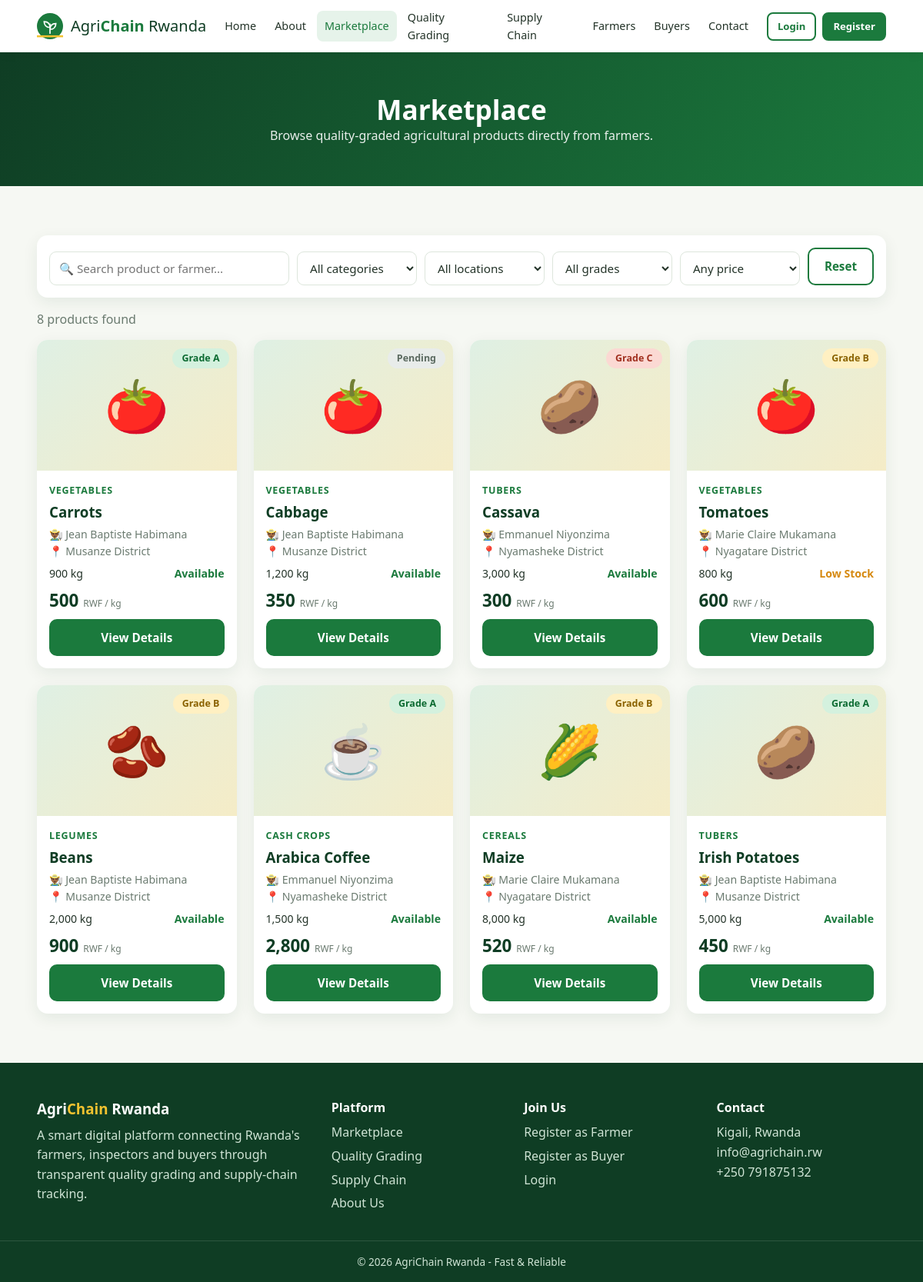
The page /marketplace.php on the database its author committed.
### tables this page shows
CREATE TABLE products (
    id INT AUTO_INCREMENT PRIMARY KEY,
    farmer_id INT NOT NULL,
    category_id INT NOT NULL,
    location_id INT NOT NULL,
    name VARCHAR(100) NOT NULL,
    description TEXT NULL,
    quantity_kg DECIMAL(10,2) NOT NULL DEFAULT 0.00,
    price_per_kg DECIMAL(10,2) NOT NULL,
    image VARCHAR(255) NULL,
    quality_grade ENUM('A','B','C','Pending') NOT NULL DEFAULT 'Pending',
    availability ENUM('Available','Low Stock','Sold Out') NOT NULL DEFAULT 'Available',
    created_at TIMESTAMP NOT NULL DEFAULT CURRENT_TIMESTAMP,
    FOREIGN KEY (farmer_id)   REFERENCES farmers(id)    ON DELETE CASCADE,
    FOREIGN KEY (category_id) REFERENCES categories(id),
    FOREIGN KEY (location_id) REFERENCES locations(id)
);

CREATE TABLE categories (
    id INT AUTO_INCREMENT PRIMARY KEY,
    name VARCHAR(80) NOT NULL UNIQUE,
    description VARCHAR(255) NULL
);

CREATE TABLE users (
    id INT AUTO_INCREMENT PRIMARY KEY,
    full_name VARCHAR(120) NOT NULL,
    email VARCHAR(120) NOT NULL UNIQUE,
    phone VARCHAR(20) NOT NULL,
    password VARCHAR(255) NOT NULL,
    role ENUM('admin','farmer','buyer','inspector') NOT NULL,
    status ENUM('active','inactive') NOT NULL DEFAULT 'active',
    created_at TIMESTAMP NOT NULL DEFAULT CURRENT_TIMESTAMP
);

CREATE TABLE locations (
    id INT AUTO_INCREMENT PRIMARY KEY,
    province VARCHAR(50) NOT NULL,
    district VARCHAR(80) NOT NULL,
    sector   VARCHAR(80) NOT NULL,
    UNIQUE KEY unique_location (district, sector)
);

### includes/product-card.php (the view, shortened to what this page needs)
<div class="product-card <?= $p['availability'] === 'Sold Out' ? 'soldout' : '' ?>"
     data-name="<?= e(strtolower($p['name'] . ' ' . $p['farmer'])) ?>" data-category="<?= e($p['category']) ?>"
     data-location="<?= e($p['district']) ?>" data-grade="<?= e($p['quality_grade']) ?>" data-price="<?= (float)$p['price_per_kg'] ?>">
  <div class="pc-img"><?= product_visual($p) ?><span class="pc-grade"><?= grade_badge($p['quality_grade']) ?></span></div>
  <div class="pc-body">
    <span class="pc-cat"><?= e($p['category']) ?></span>
    <h3><?= e($p['name']) ?></h3>
    <p class="pc-meta">👨🏾‍🌾 <?= e($p['farmer']) ?><br>📍 <?= e($p['district']) ?> District</p>
    <div class="pc-row"><span><?= number_format($p['quantity_kg']) ?> kg</span><span class="avail avail-<?= strtolower(str_replace(' ', '-', $p['availability'])) ?>"><?= e($p['availability']) ?></span></div>
    <div class="pc-price"><?= number_format($p['price_per_kg']) ?> <small>RWF / kg</small></div>
    <a href="<?= url('product-details.php?id=' . (int)$p['id']) ?>" class="btn btn-block">View Details</a>
  </div>
</div>

### marketplace.php (shortened to what this page needs)
<?php
require_once __DIR__ . '/includes/header.php';
$products = db_all("SELECT p.*, c.name AS category, u.full_name AS farmer, l.district
                    FROM products p JOIN categories c ON p.category_id=c.id
                    JOIN farmers f ON p.farmer_id=f.id JOIN users u ON f.user_id=u.id
                    JOIN locations l ON p.location_id=l.id ORDER BY p.id DESC");
$categories = db_all("SELECT name FROM categories ORDER BY name");
$districts  = db_all("SELECT DISTINCT district FROM locations ORDER BY district");
?>
<section class="page-banner"><div class="container"><h1>Marketplace</h1><p>Browse quality-graded agricultural products directly from farmers.</p></div></section>
<section class="section">
  <div class="container">
    <div class="filter-bar" id="filterBar">
      <input type="search" id="fSearch" placeholder="🔍 Search product or farmer...">
      <select id="fCategory"><option value="">All categories</option><?php foreach ($categories as $c): ?><option><?= e($c['name']) ?></option><?php endforeach; ?></select>
      <select id="fLocation"><option value="">All locations</option><?php foreach ($districts as $d): ?><option><?= e($d['district']) ?></option><?php endforeach; ?></select>
      <select id="fGrade"><option value="">All grades</option><option value="A">Grade A</option><option value="B">Grade B</option><option value="C">Grade C</option><option value="Pending">Not graded</option></select>
      <select id="fPrice"><option value="">Any price</option><option value="500">Up to 500 RWF/kg</option><option value="1000">Up to 1,000 RWF/kg</option><option value="3000">Up to 3,000 RWF/kg</option></select>
      <button type="button" class="btn btn-outline" id="fReset">Reset</button>
    </div>
    <p class="result-count"><span id="resultCount"><?= count($products) ?></span> products found</p>
    <div class="product-grid" id="productGrid">
      <?php foreach ($products as $p) include __DIR__ . '/includes/product-card.php'; ?>
    </div>
  </div>
</section>
<?php require_once __DIR__ . '/includes/footer.php'; ?>

### includes/functions.php (shortened to what this page needs)
<?php
function db_all($sql, $types = '', $params = []) {
    global $conn;
    $st = $conn->prepare($sql);
    $st->execute();
    $res = $st->get_result();
    return $res ? $res->fetch_all(MYSQLI_ASSOC) : [];
}
function e($v) { return htmlspecialchars((string)$v, ENT_QUOTES, 'UTF-8'); }
function url($path = '') { return BASE_URL . ltrim($path, '/'); }
function grade_badge($g) {
    if ($g === 'Pending') return '<span class="badge grade-pending">Pending</span>';
    return '<span class="badge grade-' . strtolower($g) . '">Grade ' . e($g) . '</span>';
}
function cat_emoji($cat) {
    $m = ['Tubers'=>'🥔','Cereals'=>'🌽','Cash Crops'=>'☕','Legumes'=>'🫘','Vegetables'=>'🍅','Fruits'=>'🍌'];
    return $m[$cat] ?? '🌱';
}
function product_visual($p) {
    $file = basename($p['image'] ?? '');
    return '<div class="img-placeholder"><span>' . cat_emoji($p['category'] ?? '') . '</span></div>';
}

### css/style.css (style rules this page uses)
:root { --green:#1b7a3d; --green-dark:#0f3d24; --green-mid:#2f9e57; --green-light:#e6f3ea; --gold:#f2c230; --blue:#1d6fb8; --bg:#f6f8f3; --white:#fff; --text:#233328; --muted:#6a7a6f; --border:#dde6dc; --danger:#c0392b; --radius:14px; --shadow:0 6px 20px rgba(15,61,36,.08); }
* { box-sizing:border-box;margin:0;padding:0 }
html { scroll-behavior:smooth }
body { font-family:'Segoe UI',system-ui,-apple-system,Roboto,Arial,sans-serif;background:var(--bg);color:var(--text);line-height:1.6 }
a { color:var(--green);text-decoration:none }
h1,h2,h3,h4 { line-height:1.25;color:var(--green-dark) }
.container { width:min(1180px,92%);margin:auto }
.section { padding:64px 0 }
.btn { display:inline-block;background:var(--green);color:#fff;border:2px solid var(--green);padding:10px 20px;border-radius:10px;font-weight:600;font-size:.95rem;cursor:pointer;transition:.2s;text-align:center;font-family:inherit }
.btn-block { display:block;width:100% }
.btn-outline { background:transparent;color:var(--green) }
.page-banner { background:linear-gradient(120deg,var(--green-dark),var(--green));color:#fff;padding:52px 0;text-align:center }
.page-banner h1 { color:#fff;font-size:2.2rem }
.page-banner p { opacity:.9 }
.filter-bar { display:grid;grid-template-columns:2fr repeat(4,1fr) auto;gap:10px;background:#fff;padding:16px;border-radius:var(--radius);box-shadow:var(--shadow);margin-bottom:16px }
.result-count { color:var(--muted);margin-bottom:14px }
.product-grid { display:grid;grid-template-columns:repeat(auto-fill,minmax(250px,1fr));gap:22px }
.product-card { background:#fff;border-radius:var(--radius);overflow:hidden;box-shadow:var(--shadow);transition:.25s;display:flex;flex-direction:column }
.pc-img { position:relative;height:170px;background:var(--green-light);overflow:hidden }
.img-placeholder { height:100%;display:flex;align-items:center;justify-content:center;background:linear-gradient(135deg,#dff0e4,#f5ecc7) }
.img-placeholder span { font-size:4.2rem }
.pc-grade { position:absolute;top:10px;right:10px }
.pc-body { padding:16px;display:flex;flex-direction:column;gap:6px;flex:1 }
.pc-cat { font-size:.78rem;text-transform:uppercase;letter-spacing:.06em;color:var(--green);font-weight:700 }
.pc-meta { font-size:.88rem;color:var(--muted) }
.pc-row { display:flex;justify-content:space-between;font-size:.88rem }
.pc-price { font-size:1.4rem;font-weight:800;color:var(--green-dark) }
.pc-price small { font-size:.75rem;font-weight:500;color:var(--muted) }
.pc-body .btn { margin-top:auto }
.avail { font-weight:600 }
.avail-available { color:var(--green) }
.avail-low-stock { color:#d68910 }
.badge { display:inline-block;padding:3px 12px;border-radius:20px;font-size:.78rem;font-weight:700;white-space:nowrap }
.grade-a { background:#d4f1de;color:#0d6b32 }
.grade-b { background:#fff0c2;color:#8a6200 }
.grade-c { background:#fbd9d3;color:#a1301f }
.grade-pending { background:#e8ecea;color:#5b6a60 }
input,select,textarea { width:100%;padding:10px 12px;border:1.5px solid var(--border);border-radius:9px;font-family:inherit;font-size:.95rem;margin-top:5px;background:#fff;color:var(--text) }

### rows shown on the page
products: category.name "🍅", quality_grade "A", category.name "VEGETABLES", name "Carrots", users.full_name "Jean Baptiste Habimana", location.district "Musanze", quantity_kg "900", availability "Available", price_per_kg "500"
products: category.name "🍅", quality_grade "Pending", category.name "VEGETABLES", name "Cabbage", users.full_name "Jean Baptiste Habimana", location.district "Musanze", quantity_kg "1,200", availability "Available", price_per_kg "350"
products: category.name "🥔", quality_grade "C", category.name "TUBERS", name "Cassava", users.full_name "Emmanuel Niyonzima", location.district "Nyamasheke", quantity_kg "3,000", availability "Available", price_per_kg "300"
products: category.name "🍅", quality_grade "B", category.name "VEGETABLES", name "Tomatoes", users.full_name "Marie Claire Mukamana", location.district "Nyagatare", quantity_kg "800", availability "Low Stock", price_per_kg "600"
products: category.name "🫘", quality_grade "B", category.name "LEGUMES", name "Beans", users.full_name "Jean Baptiste Habimana", location.district "Musanze", quantity_kg "2,000", availability "Available", price_per_kg "900"
products: category.name "☕", quality_grade "A", category.name "CASH CROPS", name "Arabica Coffee", users.full_name "Emmanuel Niyonzima", location.district "Nyamasheke", quantity_kg "1,500", availability "Available", price_per_kg "2,800"
products: category.name "🌽", quality_grade "B", category.name "CEREALS", name "Maize", users.full_name "Marie Claire Mukamana", location.district "Nyagatare", quantity_kg "8,000", availability "Available", price_per_kg "520"
products: category.name "🥔", quality_grade "A", category.name "TUBERS", name "Irish Potatoes", users.full_name "Jean Baptiste Habimana", location.district "Musanze", quantity_kg "5,000", availability "Available", price_per_kg "450"

### other values the page prints
$l[0] "Home"
$l[0] "About"
$l[0] "Marketplace"
$l[0] "Quality Grading"
$l[0] "Supply Chain"
$l[0] "Farmers"
$l[0] "Buyers"
$l[0] "Contact"
count($products) "8"
